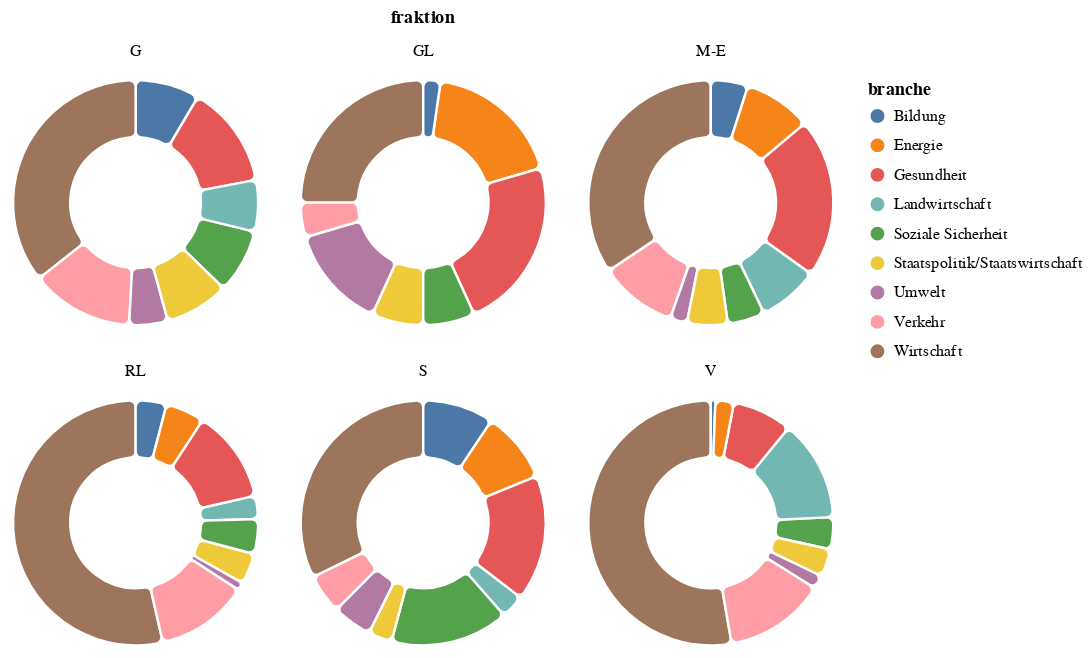

Notebook code for this chart:
### Code cell
source = duckdb.query('''
    select branche, fraktion, count(1) count
    from df_bezahlt
    where 1=1
    and fraktion in (select fraktion from df)
    and branche in (select branche from df_bezahlt group by branche having count(1) >= 20)
    group by 1, 2
''').to_df()

alt.Chart(source).mark_arc(innerRadius=40, stroke='white', strokeWidth=1.5, cornerRadius=4).encode(
    theta=alt.Theta('count', stack='normalize'),
    color=alt.Color('branche'),
    tooltip='count',
).properties(
    width=150,
    height=150
).facet(
    facet='fraktion',
    columns=3
)

### Figure 1 — Vega-Lite specification as saved in the notebook (floating-point values rounded to 4 significant figures)
{"config": {"view": {"continuousWidth": 400, "continuousHeight": 300}}, "data": {"name": "data-09f75a73052cb98446f80c86219f42ee"}, "facet": {"field": "fraktion", "type": "nominal"}, "spec": {"mark": {"type": "arc", "cornerRadius": 4, "innerRadius": 40, "stroke": "white", "strokeWidth": 1.5}, "encoding": {"color": {"field": "branche", "type": "nominal"}, "theta": {"field": "count", "stack": "normalize", "type": "quantitative"}, "tooltip": {"field": "count", "type": "quantitative"}}, "height": 150, "width": 150}, "columns": 3, "$schema": "https://vega.github.io/schema/vega-lite/v4.17.0.json", "datasets": {"data-09f75a73052cb98446f80c86219f42ee": [{"branche": "Bildung", "fraktion": "G", "count": 5}, {"branche": "Gesundheit", "fraktion": "G", "count": 8}, {"branche": "Wirtschaft", "fraktion": "G", "count": 21}, {"branche": "Soziale Sicherheit", "fraktion": "V", "count": 7}, {"branche": "Umwelt", "fraktion": "V", "count": 3}, {"branche": "Wirtschaft", "fraktion": "V", "count": 87}, {"branche": "Landwirtschaft", "fraktion": "V", "count": 22}, {"branche": "Verkehr", "fraktion": "V", "count": 22}, {"branche": "Staatspolitik/Staatswirtschaft", "fraktion": "V", "count": 6}, {"branche": "Wirtschaft", "fraktion": "RL", "count": 105}, {"branche": "Verkehr", "fraktion": "RL", "count": 24}, {"branche": "Gesundheit", "fraktion": "V", "count": 13}, {"branche": "Staatspolitik/Staatswirtschaft", "fraktion": "RL", "count": 8}, {"branche": "Verkehr", "fraktion": "G", "count": 8}, {"branche": "Wirtschaft", "fraktion": "M-E", "count": 77}, {"branche": "Bildung", "fraktion": "M-E", "count": 11}, {"branche": "Verkehr", "fraktion": "M-E", "count": 23}, {"branche": "Gesundheit", "fraktion": "M-E", "count": 47}, {"branche": "Bildung", "fraktion": "RL", "count": 8}, {"branche": "Landwirtschaft", "fraktion": "RL", "count": 6}, {"branche": "Gesundheit", "fraktion": "S", "count": 16}, {"branche": "Soziale Sicherheit", "fraktion": "S", "count": 15}, {"branche": "Wirtschaft", "fraktion": "S", "count": 31}, {"branche": "Energie", "fraktion": "GL", "count": 8}, {"branche": "Staatspolitik/Staatswirtschaft", "fraktion": "GL", "count": 3}, {"branche": "Umwelt", "fraktion": "GL", "count": 6}, {"branche": "Wirtschaft", "fraktion": "GL", "count": 11}, {"branche": "Landwirtschaft", "fraktion": "M-E", "count": 18}, {"branche": "Gesundheit", "fraktion": "RL", "count": 24}, {"branche": "Soziale Sicherheit", "fraktion": "RL", "count": 9}, {"branche": "Umwelt", "fraktion": "M-E", "count": 5}, {"branche": "Energie", "fraktion": "M-E", "count": 20}, {"branche": "Soziale Sicherheit", "fraktion": "M-E", "count": 11}, {"branche": "Staatspolitik/Staatswirtschaft", "fraktion": "S", "count": 3}, {"branche": "Verkehr", "fraktion": "S", "count": 5}, {"branche": "Bildung", "fraktion": "S", "count": 9}, {"branche": "Soziale Sicherheit", "fraktion": "G", "count": 5}, {"branche": "Bildung", "fraktion": "GL", "count": 1}, {"branche": "Landwirtschaft", "fraktion": "G", "count": 4}, {"branche": "Umwelt", "fraktion": "G", "count": 3}, {"branche": "Staatspolitik/Staatswirtschaft", "fraktion": "G", "count": 5}, {"branche": "Staatspolitik/Staatswirtschaft", "fraktion": "M-E", "count": 12}, {"branche": "Landwirtschaft", "fraktion": "S", "count": 3}, {"branche": "Bildung", "fraktion": "V", "count": 1}, {"branche": "Energie", "fraktion": "S", "count": 9}, {"branche": "Energie", "fraktion": "V", "count": 4}, {"branche": "Umwelt", "fraktion": "S", "count": 5}, {"branche": "Energie", "fraktion": "RL", "count": 10}, {"branche": "Gesundheit", "fraktion": "GL", "count": 10}, {"branche": "Verkehr", "fraktion": "GL", "count": 2}, {"branche": "Soziale Sicherheit", "fraktion": "GL", "count": 3}, {"branche": "Umwelt", "fraktion": "RL", "count": 2}]}}
